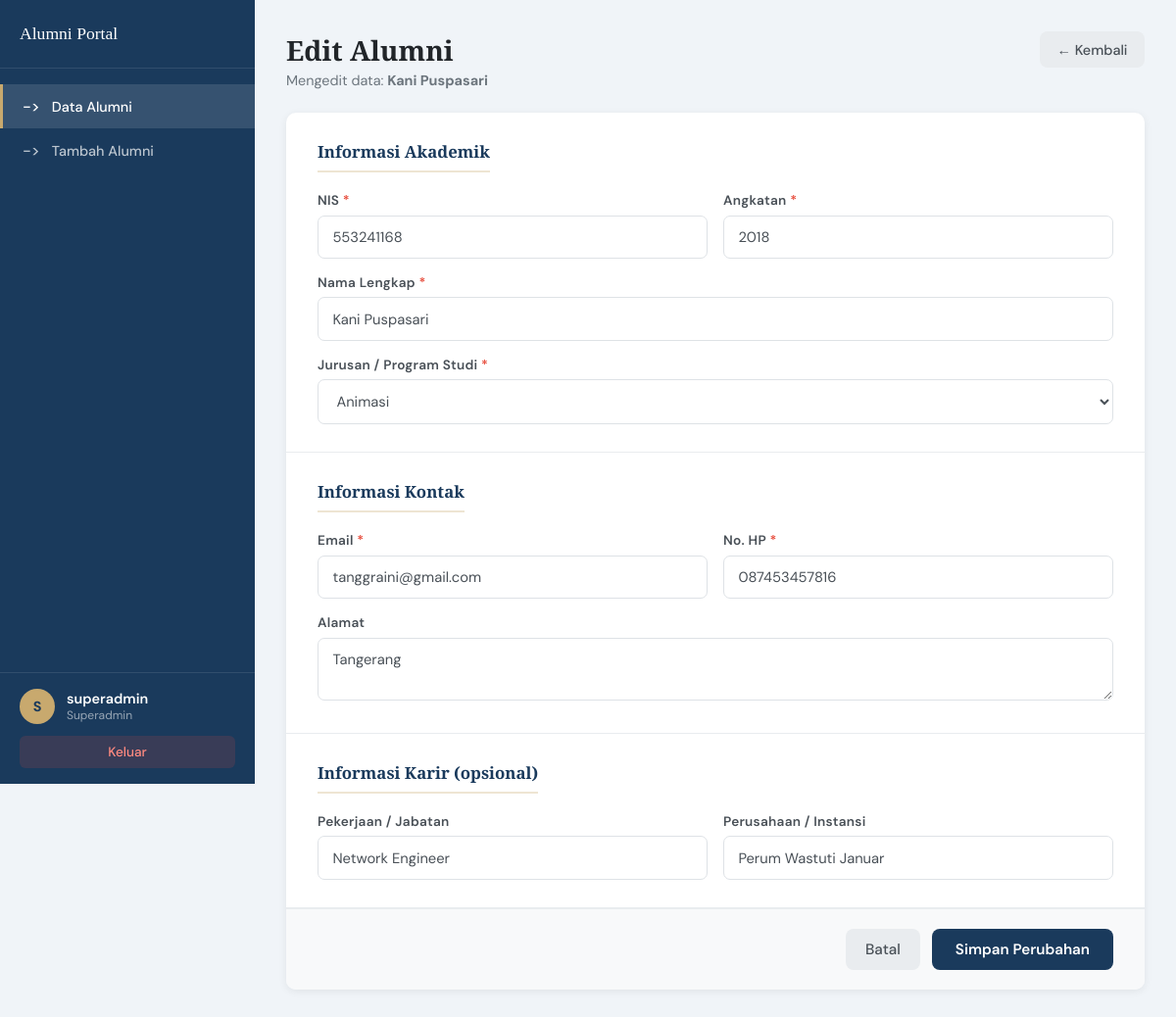
The page /edit.php?id=2 (signed in) on the database its author committed.
### tables this page shows
CREATE TABLE `alumni` (
  `id_alumni`   INT(11)      NOT NULL AUTO_INCREMENT,
  `nim`         VARCHAR(20)  NOT NULL,
  `nama`        VARCHAR(100) NOT NULL,
  `angkatan`    YEAR         NOT NULL,
  `jurusan`     VARCHAR(100) NOT NULL,
  `email`       VARCHAR(100) NOT NULL,
  `no_hp`       VARCHAR(20)  NOT NULL,
  `pekerjaan`   VARCHAR(100) DEFAULT NULL,
  `perusahaan`  VARCHAR(150) DEFAULT NULL,
  `alamat`      TEXT         DEFAULT NULL,
  `created_at`  TIMESTAMP    NOT NULL DEFAULT CURRENT_TIMESTAMP,
  PRIMARY KEY (`id_alumni`)
);

### edit.php (the view, shortened to what this page needs)
<?php
require 'koneksi.php';
$id = (int)($_GET['id'] ?? 0);
$stmt = $pdo->prepare("SELECT * FROM alumni WHERE id_alumni = ?");
$stmt->execute([$id]);
$alumni = $stmt->fetch();
$data   = $alumni;
?>
<!DOCTYPE html>
<html lang="id">
<head>
    <link rel="stylesheet" href="style/edit.css">
</head>
<body>
<aside class="sidebar">
    <div class="sidebar-brand">
        <span class="brand-name">Alumni Portal</span>
    </div>
    <nav class="sidebar-nav">
        <a href="dashboard_admin.php" class="nav-item active">
            <span class="nav-icon">-></span> Data Alumni
        </a>
        <a href="tambah.php" class="nav-item">
            <span class="nav-icon">-></span> Tambah Alumni
        </a>
    </nav>
    <div class="sidebar-footer">
        <div class="user-info">
            <div class="user-avatar"><?= strtoupper($_SESSION['username'][0]) ?></div>
            <div>
                <div class="user-name"><?= htmlspecialchars($_SESSION['username']) ?></div>
                <div class="user-role"><?= ucfirst($_SESSION['role']) ?></div>
            </div>
        </div>
        <a href="logout.php" class="btn-logout">Keluar</a>
    </div>
</aside>
<main class="main-content">
    <div class="page-header">
        <div>
            <h1 class="page-title">Edit Alumni</h1>
            <p class="page-subtitle">Mengedit data: <strong><?= htmlspecialchars($alumni['nama']) ?></strong></p>
        </div>
        <a href="dashboard_admin.php" class="btn-back">← Kembali</a>
    </div>
    <div class="form-card">
        <form method="POST">
            <div class="form-section">
                <h2 class="section-title">Informasi Akademik</h2>
                <div class="form-grid">
                    <div class="form-group">
                        <label for="nim">NIS <span class="required">*</span></label>
                        <input type="text" id="nim" name="nim"
                               value="<?= htmlspecialchars($data['nim']) ?>" required>
                    </div>
                    <div class="form-group">
                        <label for="angkatan">Angkatan <span class="required">*</span></label>
                        <input type="number" id="angkatan" name="angkatan"
                               value="<?= htmlspecialchars($data['angkatan']) ?>"
                               min="1990" max="<?= date('Y') ?>" required>
                    </div>
                    <div class="form-group form-group-full">
                        <label for="nama">Nama Lengkap <span class="required">*</span></label>
                        <input type="text" id="nama" name="nama"
                               value="<?= htmlspecialchars($data['nama']) ?>" required>
                    </div>
                    <div class="form-group form-group-full">
                        <label for="jurusan">Jurusan / Program Studi <span class="required">*</span></label>
                        <select id="jurusan" name="jurusan" required>
                            <?php
                            $jurusans = ['Rekayasa Perangkat Lunak', 'Teknik Jaringan Akses Telekomunikasi', 'Teknik Komputer dan Jaringan', 'Animasi', 'Tataboga'];
                            foreach ($jurusans as $j):
                                $sel = ($data['jurusan'] === $j) ? 'selected' : '';
                            ?>
                            <option value="<?= $j ?>" <?= $sel ?>><?= $j ?></option>
                            <?php endforeach; ?>
                        </select>
                    </div>
                </div>
            </div>
            <div class="form-section">
                <h2 class="section-title">Informasi Kontak</h2>
                <div class="form-grid">
                    <div class="form-group">
                        <label for="email">Email <span class="required">*</span></label>
                        <input type="email" id="email" name="email"
                               value="<?= htmlspecialchars($data['email']) ?>" required>
                    </div>
                    <div class="form-group">
                        <label for="no_hp">No. HP <span class="required">*</span></label>
                        <input type="text" id="no_hp" name="no_hp"
                               value="<?= htmlspecialchars($data['no_hp']) ?>" required>
                    </div>
                    <div class="form-group form-group-full">
                        <label for="alamat">Alamat</label>
                        <textarea id="alamat" name="alamat" rows="2"><?= htmlspecialchars($data['alamat'] ?? '') ?></textarea>
                    </div>
                </div>
            </div>
            <div class="form-section">
                <h2 class="section-title">Informasi Karir (opsional)</h2>
                <div class="form-grid">
                    <div class="form-group">
                        <label for="pekerjaan">Pekerjaan / Jabatan</label>
                        <input type="text" id="pekerjaan" name="pekerjaan"
                               value="<?= htmlspecialchars($data['pekerjaan'] ?? '') ?>">
                    </div>
                    <div class="form-group">
                        <label for="perusahaan">Perusahaan / Instansi</label>
                        <input type="text" id="perusahaan" name="perusahaan"
                               value="<?= htmlspecialchars($data['perusahaan'] ?? '') ?>">
                    </div>
                </div>
            </div>
            <div class="form-actions">
                <a href="dashboard_admin.php" class="btn-secondary">Batal</a>
                <button type="submit" class="btn-primary">Simpan Perubahan</button>
            </div>
        </form>
    </div>
</main>
</body>
</html>

### rows shown on the page
alumni: nama "Kani Puspasari", nim "553241168", angkatan "2018", email "tanggraini@gmail.com", no_hp "087453457816", alamat "Tangerang", pekerjaan "Network Engineer", perusahaan "Perum Wastuti Januar"

### other values the page prints
$_SESSION['username'][0] "S"
$_SESSION['username'] "superadmin"
$_SESSION['role'] "Superadmin"
form field jurusan "Animasi"
